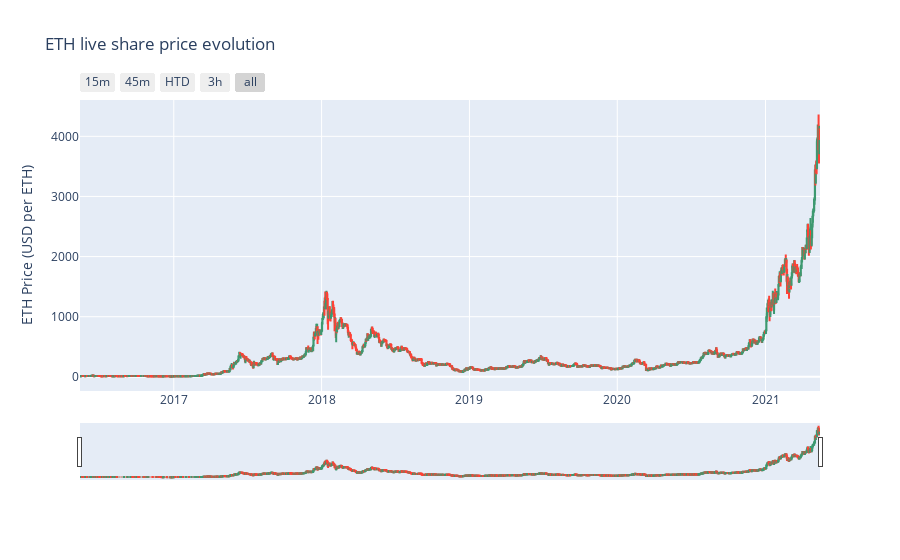

Source (notebook cell):
### Code cell
# Raw Package
import numpy as np
import pandas as pd
import matplotlib.pyplot as plt
import yfinance as yf

#Data viz
import plotly.graph_objs as go

#Interval required 5 minute
data = yf.download(tickers='ETH-USD', period='5Y')
df=pd.DataFrame(data)
#declare figure
fig = go.Figure()

#Candlestick
fig.add_trace(go.Candlestick(x=data.index,
                open=data['Open'],
                high=data['High'],
                low=data['Low'],
                close=data['Close'], name = 'market data'))

# Add titles
fig.update_layout(
    title='ETH live share price evolution',
    yaxis_title='ETH Price (USD per ETH)')

# X-Axes
fig.update_xaxes(
    rangeslider_visible=True,
    rangeselector=dict(
        buttons=list([
            dict(count=15, label="15m", step="minute", stepmode="backward"),
            dict(count=45, label="45m", step="minute", stepmode="backward"),
            dict(count=1, label="HTD", step="hour", stepmode="todate"),
            dict(count=3, label="3h", step="hour", stepmode="backward"),
            dict(step="all")
        ])
    )
)

#Show
fig.show()

### Figure 1 — Plotly figure (JSON) as saved in the notebook; plotly's stock layout.template omitted (floating-point values rounded to 4 significant figures; data arrays with more than 128 entries replaced by an {"elided": "..."} marker saying what was removed)
{"data": [{"close": {"elided": "1823 float values"}, "high": {"elided": "1823 float values"}, "low": {"elided": "1823 float values"}, "name": "market data", "open": {"elided": "1823 float values"}, "type": "candlestick", "x": {"elided": "1823 str values"}}], "layout": {"title": {"text": "ETH live share price evolution"}, "xaxis": {"rangeselector": {"buttons": [{"count": 15, "label": "15m", "step": "minute", "stepmode": "backward"}, {"count": 45, "label": "45m", "step": "minute", "stepmode": "backward"}, {"count": 1, "label": "HTD", "step": "hour", "stepmode": "todate"}, {"count": 3, "label": "3h", "step": "hour", "stepmode": "backward"}, {"step": "all"}]}, "rangeslider": {"visible": true}}, "yaxis": {"title": {"text": "ETH Price (USD per ETH)"}}}}
